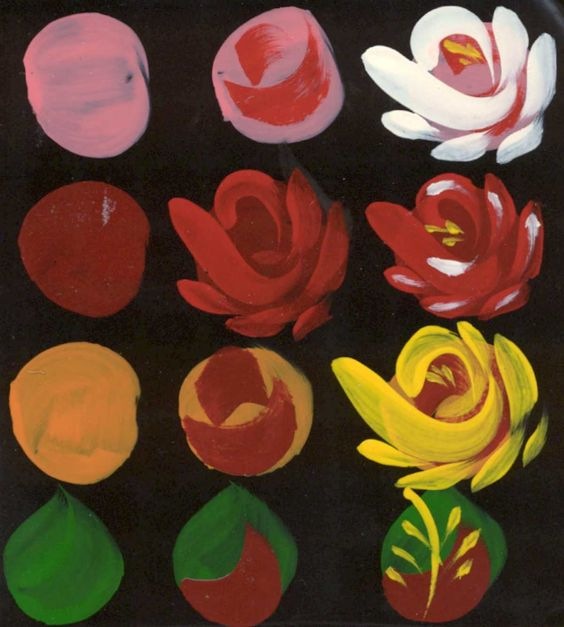
%> input picture pic/0.jpg, 564 x 627 px
$ octave --eval "result = shapemarching(imread('../pic/0.jpg'));"   (GNU Octave 9; MATLAB toolbox functions it lacks are replaced by stand-ins)
%> lines starting %> are read from the running program, lines starting %| are printed output that depends on the picture
function depth = shapemarching(f)
getd = @(p)path(p,path);
getd('../lib/toolbox_signal/');
getd('../lib/toolbox_general/');
getd('../lib/toolbox_graph/');

ss=size(f);
%> ss = [627 564 3]

f = padarray(f,[10 10],255);
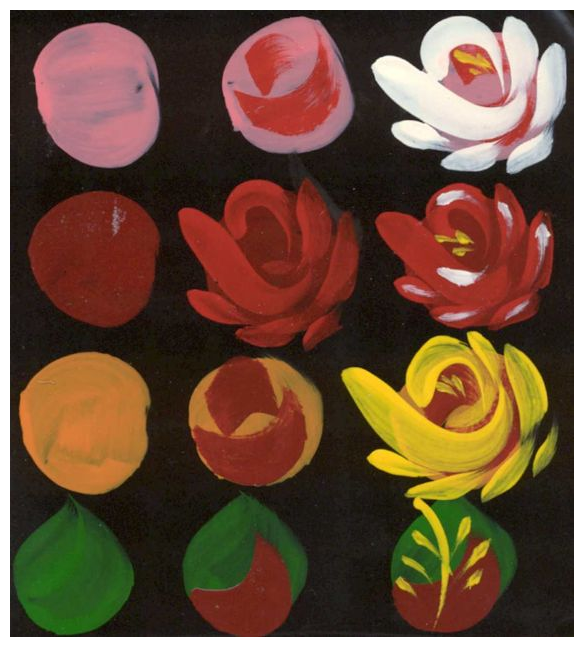
%> f: size 647x584x3 uint8; mean R, G, B 107.2, 77.7, 57.8

n = size(f,1);
%> n = 647

f=imresize(f,[n n]);
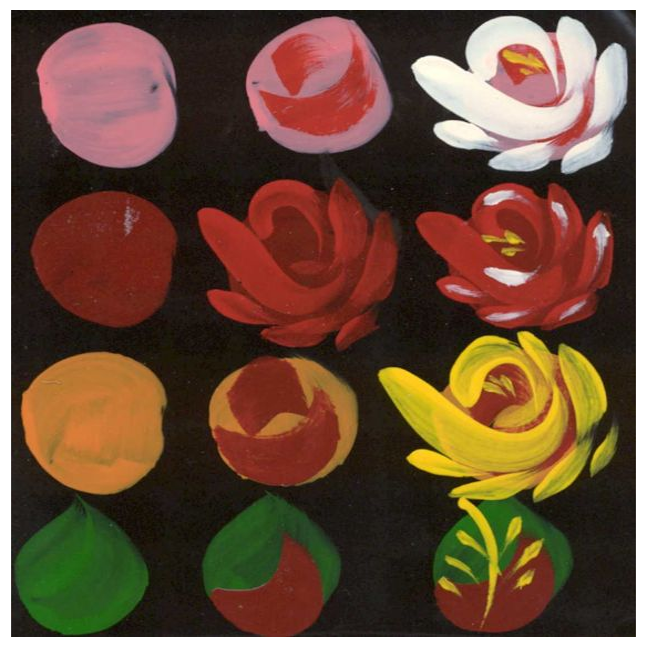
%> f: size 647x647x3 uint8; mean R, G, B 107.1, 77.7, 57.8

h = n*.4;
%> h = 258.8

f = rescale(f,0,h);
%> f: size 647x647x3 double
%
% clf;
% imageplot(f);

options.order = 2;
%> (the run ends here)
